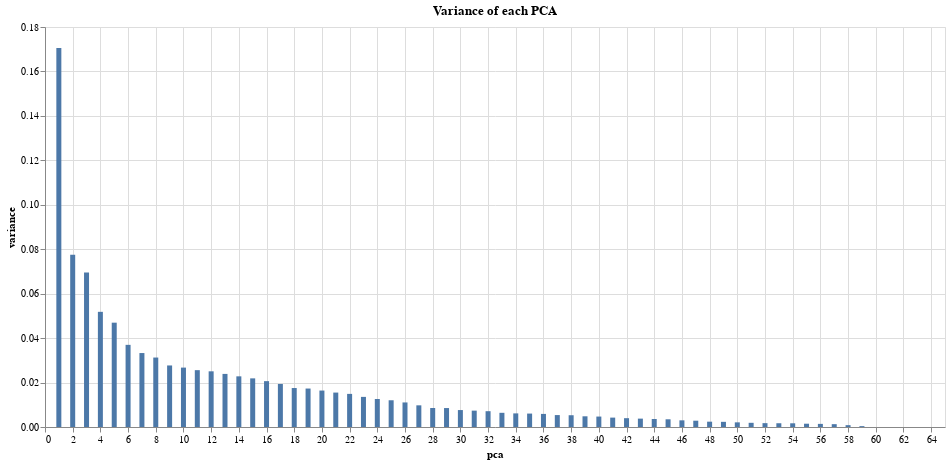

Source (notebook cell):
### Markdown cell above
### Analyze Output

### Code cell
alt.Chart(df_pca_variance,
    width=900,
    height=400
    ).mark_bar().encode(
    x='pca',
    y='variance',
    tooltip=["pca", "variance", "variance_summed"]
).properties(title="Variance of each PCA")

### Figure 1 — Vega-Lite specification as saved in the notebook (floating-point values rounded to 4 significant figures)
{"config": {"view": {"continuousWidth": 400, "continuousHeight": 300}}, "data": {"name": "data-ef12d65b7fc5732287deff2416ef0f9e"}, "mark": "bar", "encoding": {"tooltip": [{"type": "quantitative", "field": "pca"}, {"type": "quantitative", "field": "variance"}, {"type": "quantitative", "field": "variance_summed"}], "x": {"type": "quantitative", "field": "pca"}, "y": {"type": "quantitative", "field": "variance"}}, "height": 400, "title": "Variance of each PCA", "width": 900, "$schema": "https://vega.github.io/schema/vega-lite/v4.8.1.json", "datasets": {"data-ef12d65b7fc5732287deff2416ef0f9e": [{"pca": 1, "variance": 0.1706, "variance_summed": 0.1706}, {"pca": 2, "variance": 0.07749, "variance_summed": 0.2481}, {"pca": 3, "variance": 0.06953, "variance_summed": 0.3176}, {"pca": 4, "variance": 0.05183, "variance_summed": 0.3694}, {"pca": 5, "variance": 0.04695, "variance_summed": 0.4164}, {"pca": 6, "variance": 0.03697, "variance_summed": 0.4533}, {"pca": 7, "variance": 0.03328, "variance_summed": 0.4866}, {"pca": 8, "variance": 0.03125, "variance_summed": 0.5179}, {"pca": 9, "variance": 0.02769, "variance_summed": 0.5456}, {"pca": 10, "variance": 0.02673, "variance_summed": 0.5723}, {"pca": 11, "variance": 0.02558, "variance_summed": 0.5979}, {"pca": 12, "variance": 0.02506, "variance_summed": 0.6229}, {"pca": 13, "variance": 0.02389, "variance_summed": 0.6468}, {"pca": 14, "variance": 0.0228, "variance_summed": 0.6696}, {"pca": 15, "variance": 0.02189, "variance_summed": 0.6915}, {"pca": 16, "variance": 0.02064, "variance_summed": 0.7121}, {"pca": 17, "variance": 0.01938, "variance_summed": 0.7315}, {"pca": 18, "variance": 0.01754, "variance_summed": 0.7491}, {"pca": 19, "variance": 0.01731, "variance_summed": 0.7664}, {"pca": 20, "variance": 0.0164, "variance_summed": 0.7828}, {"pca": 21, "variance": 0.01549, "variance_summed": 0.7983}, {"pca": 22, "variance": 0.0149, "variance_summed": 0.8132}, {"pca": 23, "variance": 0.01355, "variance_summed": 0.8267}, {"pca": 24, "variance": 0.01261, "variance_summed": 0.8393}, {"pca": 25, "variance": 0.01203, "variance_summed": 0.8514}, {"pca": 26, "variance": 0.01105, "variance_summed": 0.8624}, {"pca": 27, "variance": 0.009751, "variance_summed": 0.8722}, {"pca": 28, "variance": 0.008546, "variance_summed": 0.8807}, {"pca": 29, "variance": 0.008525, "variance_summed": 0.8892}, {"pca": 30, "variance": 0.007621, "variance_summed": 0.8968}, {"pca": 31, "variance": 0.007365, "variance_summed": 0.9042}, {"pca": 32, "variance": 0.007115, "variance_summed": 0.9113}, {"pca": 33, "variance": 0.006386, "variance_summed": 0.9177}, {"pca": 34, "variance": 0.006125, "variance_summed": 0.9238}, {"pca": 35, "variance": 0.006044, "variance_summed": 0.9299}, {"pca": 36, "variance": 0.005892, "variance_summed": 0.9358}, {"pca": 37, "variance": 0.005366, "variance_summed": 0.9411}, {"pca": 38, "variance": 0.005294, "variance_summed": 0.9464}, {"pca": 39, "variance": 0.004816, "variance_summed": 0.9512}, {"pca": 40, "variance": 0.004698, "variance_summed": 0.9559}, {"pca": 41, "variance": 0.004225, "variance_summed": 0.9602}, {"pca": 42, "variance": 0.00397, "variance_summed": 0.9641}, {"pca": 43, "variance": 0.003769, "variance_summed": 0.9679}, {"pca": 44, "variance": 0.003613, "variance_summed": 0.9715}, {"pca": 45, "variance": 0.003468, "variance_summed": 0.975}, {"pca": 46, "variance": 0.003, "variance_summed": 0.978}, {"pca": 47, "variance": 0.002834, "variance_summed": 0.9808}, {"pca": 48, "variance": 0.002394, "variance_summed": 0.9832}, {"pca": 49, "variance": 0.002325, "variance_summed": 0.9855}, {"pca": 50, "variance": 0.002091, "variance_summed": 0.9876}, {"pca": 51, "variance": 0.001886, "variance_summed": 0.9895}, {"pca": 52, "variance": 0.001737, "variance_summed": 0.9913}, {"pca": 53, "variance": 0.001692, "variance_summed": 0.993}, {"pca": 54, "variance": 0.00167, "variance_summed": 0.9946}, {"pca": 55, "variance": 0.001481, "variance_summed": 0.9961}, {"pca": 56, "variance": 0.001401, "variance_summed": 0.9975}, {"pca": 57, "variance": 0.001278, "variance_summed": 0.9988}, {"pca": 58, "variance": 0.0008259, "variance_summed": 0.9996}, {"pca": 59, "variance": 0.0003924, "variance_summed": 1.0}, {"pca": 60, "variance": 2.217e-30, "variance_summed": 1.0}, {"pca": 61, "variance": 3.377e-32, "variance_summed": 1.0}, {"pca": 62, "variance": 1.769e-33, "variance_summed": 1.0}]}}
